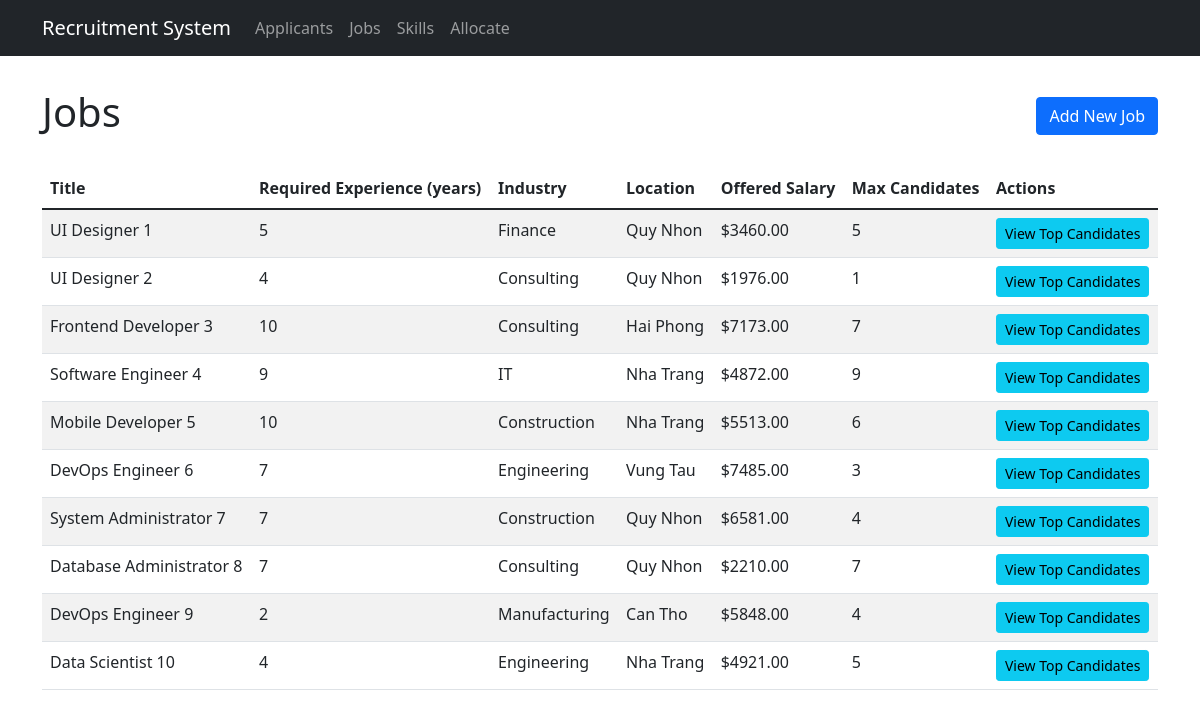
/jobs, run on an earlier commit of the app's database.
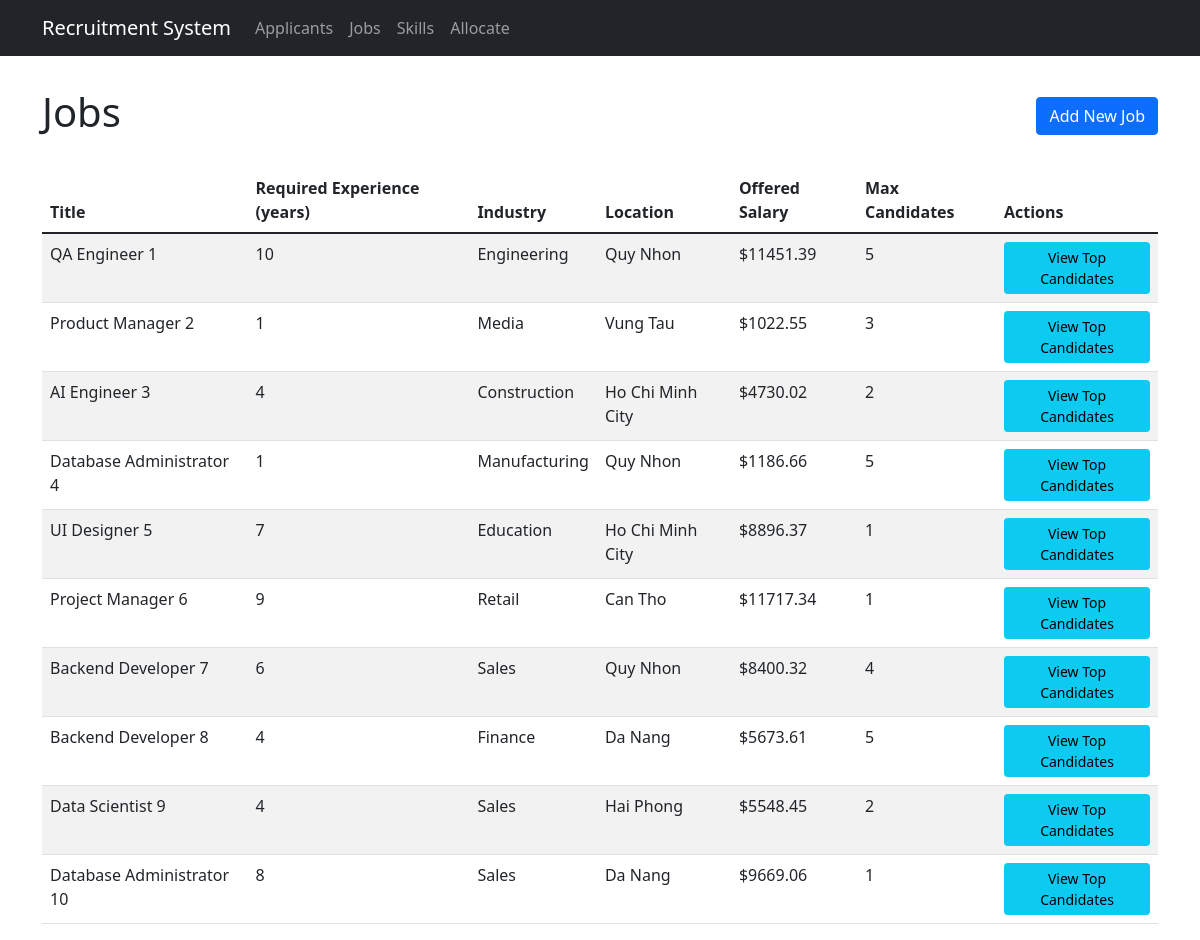
And on a later commit of the database.
### tables this page shows
CREATE TABLE jobs (
    id INTEGER PRIMARY KEY AUTOINCREMENT,
    title TEXT NOT NULL,
    required_experience INTEGER NOT NULL CHECK (required_experience >= 0),
    industry TEXT NOT NULL,
    location TEXT NOT NULL,
    offered_salary REAL NOT NULL CHECK (offered_salary >= 0),
    max_candidates INTEGER NOT NULL DEFAULT 1 CHECK (max_candidates >= 1),
    required_skills TEXT -- Thông tin kỹ năng dạng văn bản
);

### app.py (the view)
@app.route('/jobs')
def jobs():
    conn = get_db_connection()
    jobs = conn.execute('SELECT * FROM jobs').fetchall()
    conn.close()
    return render_template('jobs.html', jobs=jobs)

### app.py (called while the page is built)
def get_db_connection():
    conn = sqlite3.connect(DATABASE)
    conn.row_factory = sqlite3.Row
    return conn

### templates/jobs.html (shortened to what this page needs)
{% extends "base.html" %}
{% block content %}
<div class="d-flex justify-content-between align-items-center mb-4">
    <h1>Jobs</h1>
    <a href="{{ url_for('add_job') }}" class="btn btn-primary">Add New Job</a>
</div>
<div class="table-responsive">
    <table class="table table-striped">
        <thead>
            <tr>
                <th>Title</th>
                <th>Required Experience (years)</th>
                <th>Industry</th>
                <th>Location</th>
                <th>Offered Salary</th>
                <th>Max Candidates</th>
                <th>Actions</th>
            </tr>
        </thead>
        <tbody>
            {% for job in jobs %}
            <tr>
                <td>{{ job['title'] }}</td>
                <td>{{ job['required_experience'] }}</td>
                <td>{{ job['industry'] }}</td>
                <td>{{ job['location'] }}</td>
                <td>${{ "%.2f"|format(job['offered_salary']) }}</td>
                <td>{{ job['max_candidates'] }}</td>
                <td>
                    <button class="btn btn-sm btn-info view-candidates" data-job-id="{{ job['id'] }}" data-job-title="{{ job['title'] }}">
                        View Top Candidates
                    </button>
                </td>
            </tr>
            {% endfor %}
        </tbody>
    </table>
</div>
{% endblock %}

### templates/base.html (shortened to what this page needs)
<!DOCTYPE html>
<html lang="en">
<head>
    <link href="https://cdn.jsdelivr.net/npm/bootstrap@5.1.3/dist/css/bootstrap.min.css" rel="stylesheet">
</head>
<body>
    <nav class="navbar navbar-expand-lg navbar-dark bg-dark">
        <div class="container">
            <a class="navbar-brand" href="{{ url_for('index') }}">Recruitment System</a>
            <div class="collapse navbar-collapse" id="navbarNav">
                <ul class="navbar-nav">
                    <li class="nav-item">
                        <a class="nav-link" href="{{ url_for('applicants') }}">Applicants</a>
                    </li>
                    <li class="nav-item">
                        <a class="nav-link" href="{{ url_for('jobs') }}">Jobs</a>
                    </li>
                    <li class="nav-item">
                        <a class="nav-link" href="{{ url_for('skills') }}">Skills</a>
                    </li>
                    <li class="nav-item">
                        <a class="nav-link" href="{{ url_for('allocate') }}">Allocate</a>
                    </li>
                </ul>
            </div>
        </div>
    </nav>
    <div class="container">
        {% block content %}{% endblock %}
    </div>
</body>
</html>

### templates/base.html (style rules this page uses)
.navbar { margin-bottom: 2rem; }

What changed in the data, as far as the page shows it:
removed jobs: title "Software Engineer 4", required_experience "9", industry "IT", location "Nha Trang", offered_salary "4872.00", max_candidates "9"
removed jobs: title "Database Administrator 8", required_experience "7", industry "Consulting", location "Quy Nhon", offered_salary "2210.00", max_candidates "7"
changed jobs: title "UI Designer 1" → "QA Engineer 1"; required_experience "5" → "10"; industry "Finance" → "Engineering"; offered_salary "3460.00" → "11451.39"
changed jobs: title "UI Designer 2" → "Product Manager 2"; required_experience "4" → "1"; industry "Consulting" → "Media"; location "Quy Nhon" → "Vung Tau"; offered_salary "1976.00" → "1022.55"; max_candidates "1" → "3"
changed jobs: title "Frontend Developer 3" → "AI Engineer 3"; required_experience "10" → "4"; industry "Consulting" → "Construction"; location "Hai Phong" → "Ho Chi Minh City"; offered_salary "7173.00" → "4730.02"; max_candidates "7" → "2"
added jobs: title "Database Administrator 4", required_experience "1", industry "Manufacturing", location "Quy Nhon", offered_salary "1186.66", max_candidates "5"
changed jobs: title "Mobile Developer 5" → "UI Designer 5"; required_experience "10" → "7"; industry "Construction" → "Education"; location "Nha Trang" → "Ho Chi Minh City"; offered_salary "5513.00" → "8896.37"; max_candidates "6" → "1"
changed jobs: title "DevOps Engineer 6" → "Project Manager 6"; required_experience "7" → "9"; industry "Engineering" → "Retail"; location "Vung Tau" → "Can Tho"; offered_salary "7485.00" → "11717.34"; max_candidates "3" → "1"
changed jobs: title "System Administrator 7" → "Backend Developer 7"; required_experience "7" → "6"; industry "Construction" → "Sales"; offered_salary "6581.00" → "8400.32"
added jobs: title "Backend Developer 8", required_experience "4", industry "Finance", location "Da Nang", offered_salary "5673.61", max_candidates "5"
changed jobs: title "DevOps Engineer 9" → "Data Scientist 9"; required_experience "2" → "4"; industry "Manufacturing" → "Sales"; location "Can Tho" → "Hai Phong"; offered_salary "5848.00" → "5548.45"; max_candidates "4" → "2"
changed jobs: title "Data Scientist 10" → "Database Administrator 10"; required_experience "4" → "8"; industry "Engineering" → "Sales"; location "Nha Trang" → "Da Nang"; offered_salary "4921.00" → "9669.06"; max_candidates "5" → "1"
